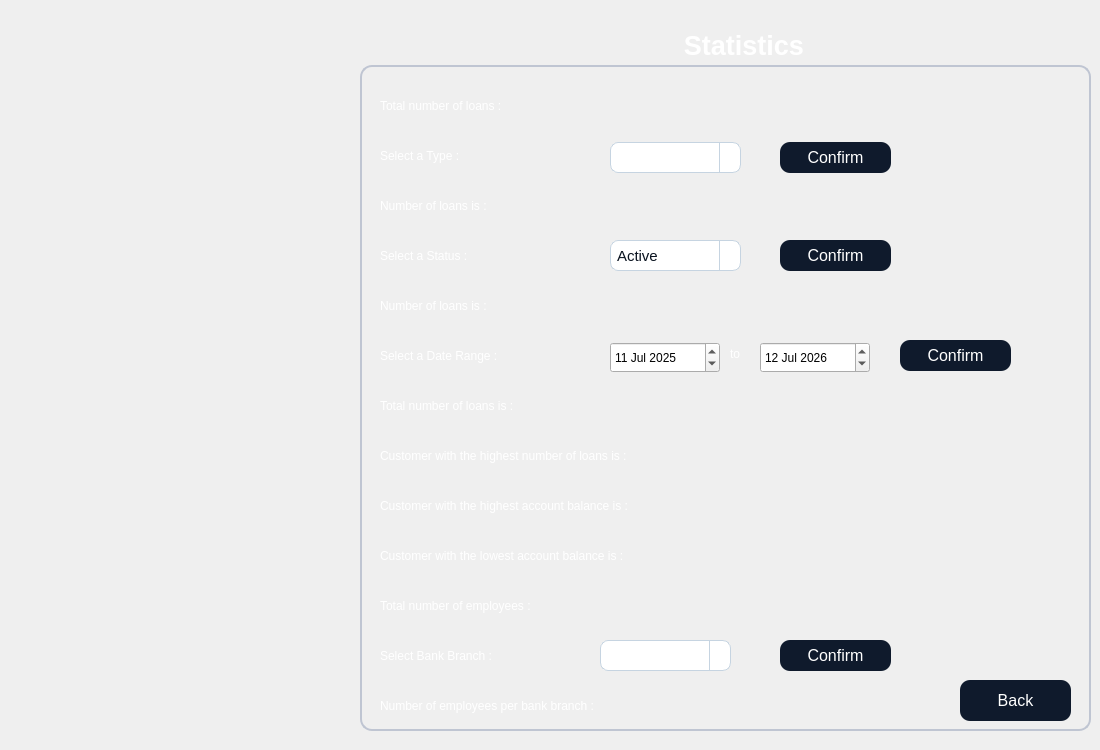
<?xml version="1.0" encoding="UTF-8"?>
<ui version="4.0">
 <class>stats</class>
 <widget class="QDialog" name="stats">
  <property name="geometry">
   <rect>
    <x>0</x>
    <y>0</y>
    <width>1100</width>
    <height>750</height>
   </rect>
  </property>
  <property name="windowTitle">
   <string>Dialog</string>
  </property>
  <property name="styleSheet">
   <string notr="true">QTableWidget {
    background-color: #1A2236;
    color: #FFFFFF;
    border: 1px solid #3A3F58;
    gridline-color: #3A3F58;
    font-family: &quot;Inter&quot;;
    font-size: 10pt;
    border-radius: 8px;
    selection-background-color: #0F5FFF;
    selection-color: #FFFFFF;
}

QHeaderView::section {
    background-color: #0F1A2C;
    color: #FFFFFF;
    border: 1px solid #3A3F58;
    padding: 4px;
    font-family: &quot;Montserrat SemiBold&quot;;
    font-size: 10pt;
}

QTableWidget::item:selected {
    background-color: #0F5FFF;
    color: #FFFFFF;
}
QGroupBox {
    border: 1.5px solid #BFC5D2;
    border-radius: 12px;
    margin-top: 25px;
    color: white;
    font-family: &quot;Segoe UI Semibold&quot;;
    font-size: 14pt;
}

QGroupBox::title {
    subcontrol-origin: margin;
    padding: 4px 10px;
}
QPushButton {
    background-color: #0F1A2C;
    color: #FFFFFF;
	border-color: rgb(0, 0, 0);
    border-radius: 10px;
    font-family: &quot;Montserrat SemiBold&quot;;
    font-size: 12pt;
    padding: 6px 12px;
}

QPushButton:hover {
    background-color: #1A2942;
}

QPushButton:pressed {
    background-color: #09111A;
}
QLineEdit {
    background-color: #FFFFFF;
    border: 1px solid #C6D4E1;
    border-radius: 8px;
    padding: 6px;
    color: #0A1320;
    font-family: &quot;Inter&quot;;
    font-size: 11pt;
}

QLineEdit:focus {
    border: 1px solid #00B4FF;
    background-color: #F8FBFF;
}
QComboBox {
    background-color: #FFFFFF;
    border: 1px solid #C6D4E1;
    border-radius: 8px;
    padding: 6px;
    color: #0A1320;
    font-family: &quot;Inter&quot;;
    font-size: 11pt;
}

QComboBox:focus {
    border: 1px solid #00B4FF;
    background-color: #F8FBFF;
}

QComboBox::drop-down {
    subcontrol-origin: padding;
    subcontrol-position: top right;
    width: 20px;
    border-left: 1px solid #C6D4E1;
}

QComboBox::down-arrow {
    
	image: url(:/new/prefix1/icon.png);
    width: 12px;
    height: 12px;
}</string>
  </property>
  <widget class="QLabel" name="label">
   <property name="geometry">
    <rect>
     <x>0</x>
     <y>0</y>
     <width>1100</width>
     <height>750</height>
    </rect>
   </property>
   <property name="styleSheet">
    <string notr="true">image: url(:/new/prefix1/bg.jpg);</string>
   </property>
   <property name="text">
    <string/>
   </property>
  </widget>
  <widget class="QGroupBox" name="groupBox">
   <property name="geometry">
    <rect>
     <x>360</x>
     <y>40</y>
     <width>731</width>
     <height>691</height>
    </rect>
   </property>
   <property name="title">
    <string/>
   </property>
   <widget class="QLabel" name="label_2">
    <property name="geometry">
     <rect>
      <x>20</x>
      <y>50</y>
      <width>261</width>
      <height>31</height>
     </rect>
    </property>
    <property name="styleSheet">
     <string notr="true">color: rgb(255, 255, 255);
font: 700 14pt &quot;Segoe UI&quot;;</string>
    </property>
    <property name="text">
     <string>Total number of loans :</string>
    </property>
   </widget>
   <widget class="QLabel" name="label_3">
    <property name="geometry">
     <rect>
      <x>20</x>
      <y>150</y>
      <width>221</width>
      <height>31</height>
     </rect>
    </property>
    <property name="styleSheet">
     <string notr="true">color: rgb(255, 255, 255);
font: 700 14pt &quot;Segoe UI&quot;;</string>
    </property>
    <property name="text">
     <string>Number of loans is :</string>
    </property>
   </widget>
   <widget class="QLabel" name="label_4">
    <property name="geometry">
     <rect>
      <x>20</x>
      <y>250</y>
      <width>251</width>
      <height>31</height>
     </rect>
    </property>
    <property name="styleSheet">
     <string notr="true">color: rgb(255, 255, 255);
font: 700 14pt &quot;Segoe UI&quot;;</string>
    </property>
    <property name="text">
     <string>Number of loans is :</string>
    </property>
   </widget>
   <widget class="QLabel" name="label_8">
    <property name="geometry">
     <rect>
      <x>20</x>
      <y>350</y>
      <width>281</width>
      <height>31</height>
     </rect>
    </property>
    <property name="styleSheet">
     <string notr="true">color: rgb(255, 255, 255);
font: 700 14pt &quot;Segoe UI&quot;;</string>
    </property>
    <property name="text">
     <string>Total number of loans is :</string>
    </property>
   </widget>
   <widget class="QLabel" name="label_9">
    <property name="geometry">
     <rect>
      <x>20</x>
      <y>300</y>
      <width>221</width>
      <height>31</height>
     </rect>
    </property>
    <property name="styleSheet">
     <string notr="true">color: rgb(255, 255, 255);
font: 700 14pt &quot;Segoe UI&quot;;</string>
    </property>
    <property name="text">
     <string>Select a Date Range :</string>
    </property>
   </widget>
   <widget class="QLabel" name="label_10">
    <property name="geometry">
     <rect>
      <x>20</x>
      <y>400</y>
      <width>511</width>
      <height>31</height>
     </rect>
    </property>
    <property name="styleSheet">
     <string notr="true">color: rgb(255, 255, 255);
font: 700 14pt &quot;Segoe UI&quot;;</string>
    </property>
    <property name="text">
     <string>Customer with the highest number of loans is :</string>
    </property>
   </widget>
   <widget class="QLabel" name="label_11">
    <property name="geometry">
     <rect>
      <x>20</x>
      <y>100</y>
      <width>181</width>
      <height>31</height>
     </rect>
    </property>
    <property name="styleSheet">
     <string notr="true">color: rgb(255, 255, 255);
font: 700 14pt &quot;Segoe UI&quot;;</string>
    </property>
    <property name="text">
     <string>Select a Type :</string>
    </property>
   </widget>
   <widget class="QComboBox" name="box1">
    <property name="geometry">
     <rect>
      <x>250</x>
      <y>102</y>
      <width>131</width>
      <height>31</height>
     </rect>
    </property>
   </widget>
   <widget class="QPushButton" name="c1">
    <property name="geometry">
     <rect>
      <x>420</x>
      <y>102</y>
      <width>111</width>
      <height>31</height>
     </rect>
    </property>
    <property name="text">
     <string>Confirm</string>
    </property>
   </widget>
   <widget class="QLabel" name="l2">
    <property name="geometry">
     <rect>
      <x>250</x>
      <y>150</y>
      <width>71</width>
      <height>31</height>
     </rect>
    </property>
    <property name="styleSheet">
     <string notr="true">font: 700 12pt &quot;Segoe UI&quot;;
color: #A8CFFF;</string>
    </property>
    <property name="text">
     <string/>
    </property>
   </widget>
   <widget class="QLabel" name="label_13">
    <property name="geometry">
     <rect>
      <x>20</x>
      <y>200</y>
      <width>221</width>
      <height>31</height>
     </rect>
    </property>
    <property name="styleSheet">
     <string notr="true">color: rgb(255, 255, 255);
font: 700 14pt &quot;Segoe UI&quot;;</string>
    </property>
    <property name="text">
     <string>Select a Status :</string>
    </property>
   </widget>
   <widget class="QComboBox" name="box2">
    <property name="geometry">
     <rect>
      <x>250</x>
      <y>200</y>
      <width>131</width>
      <height>31</height>
     </rect>
    </property>
    <item>
     <property name="text">
      <string>Active</string>
     </property>
    </item>
    <item>
     <property name="text">
      <string>Closed</string>
     </property>
    </item>
   </widget>
   <widget class="QPushButton" name="c2">
    <property name="geometry">
     <rect>
      <x>420</x>
      <y>200</y>
      <width>111</width>
      <height>31</height>
     </rect>
    </property>
    <property name="text">
     <string>Confirm</string>
    </property>
   </widget>
   <widget class="QLabel" name="l3">
    <property name="geometry">
     <rect>
      <x>250</x>
      <y>250</y>
      <width>91</width>
      <height>31</height>
     </rect>
    </property>
    <property name="styleSheet">
     <string notr="true">font: 700 12pt &quot;Segoe UI&quot;;
color: #A8CFFF;</string>
    </property>
    <property name="text">
     <string/>
    </property>
   </widget>
   <widget class="QDateEdit" name="db">
    <property name="geometry">
     <rect>
      <x>250</x>
      <y>302</y>
      <width>110</width>
      <height>31</height>
     </rect>
    </property>
    <property name="dateTime">
     <datetime>
      <hour>15</hour>
      <minute>0</minute>
      <second>0</second>
      <year>2025</year>
      <month>7</month>
      <day>11</day>
     </datetime>
    </property>
   </widget>
   <widget class="QDateEdit" name="de">
    <property name="geometry">
     <rect>
      <x>400</x>
      <y>302</y>
      <width>110</width>
      <height>31</height>
     </rect>
    </property>
    <property name="date">
     <date>
      <year>2026</year>
      <month>7</month>
      <day>12</day>
     </date>
    </property>
   </widget>
   <widget class="QLabel" name="label_15">
    <property name="geometry">
     <rect>
      <x>370</x>
      <y>298</y>
      <width>41</width>
      <height>31</height>
     </rect>
    </property>
    <property name="styleSheet">
     <string notr="true">color: rgb(255, 255, 255);
font: 700 14pt &quot;Segoe UI&quot;;</string>
    </property>
    <property name="text">
     <string>to</string>
    </property>
   </widget>
   <widget class="QPushButton" name="c3">
    <property name="geometry">
     <rect>
      <x>540</x>
      <y>300</y>
      <width>111</width>
      <height>31</height>
     </rect>
    </property>
    <property name="text">
     <string>Confirm</string>
    </property>
   </widget>
   <widget class="QLabel" name="l4">
    <property name="geometry">
     <rect>
      <x>320</x>
      <y>350</y>
      <width>101</width>
      <height>31</height>
     </rect>
    </property>
    <property name="styleSheet">
     <string notr="true">font: 700 12pt &quot;Segoe UI&quot;;
color: #A8CFFF;</string>
    </property>
    <property name="text">
     <string/>
    </property>
   </widget>
   <widget class="QLabel" name="l5">
    <property name="geometry">
     <rect>
      <x>510</x>
      <y>400</y>
      <width>221</width>
      <height>31</height>
     </rect>
    </property>
    <property name="styleSheet">
     <string notr="true">font: 700 12pt &quot;Segoe UI&quot;;
color: #A8CFFF;</string>
    </property>
    <property name="text">
     <string/>
    </property>
   </widget>
   <widget class="QLabel" name="label_18">
    <property name="geometry">
     <rect>
      <x>20</x>
      <y>450</y>
      <width>501</width>
      <height>31</height>
     </rect>
    </property>
    <property name="styleSheet">
     <string notr="true">color: rgb(255, 255, 255);
font: 700 14pt &quot;Segoe UI&quot;;</string>
    </property>
    <property name="text">
     <string>Customer with the highest account balance is :</string>
    </property>
   </widget>
   <widget class="QLabel" name="label_19">
    <property name="geometry">
     <rect>
      <x>20</x>
      <y>500</y>
      <width>491</width>
      <height>31</height>
     </rect>
    </property>
    <property name="styleSheet">
     <string notr="true">color: rgb(255, 255, 255);
font: 700 14pt &quot;Segoe UI&quot;;</string>
    </property>
    <property name="text">
     <string>Customer with the lowest account balance is :</string>
    </property>
   </widget>
   <widget class="QLabel" name="label_20">
    <property name="geometry">
     <rect>
      <x>20</x>
      <y>550</y>
      <width>311</width>
      <height>31</height>
     </rect>
    </property>
    <property name="styleSheet">
     <string notr="true">color: rgb(255, 255, 255);
font: 700 14pt &quot;Segoe UI&quot;;</string>
    </property>
    <property name="text">
     <string>Total number of employees :</string>
    </property>
   </widget>
   <widget class="QLabel" name="label_21">
    <property name="geometry">
     <rect>
      <x>20</x>
      <y>650</y>
      <width>431</width>
      <height>31</height>
     </rect>
    </property>
    <property name="styleSheet">
     <string notr="true">color: rgb(255, 255, 255);
font: 700 14pt &quot;Segoe UI&quot;;</string>
    </property>
    <property name="text">
     <string>Number of employees per bank branch :</string>
    </property>
   </widget>
   <widget class="QLabel" name="l6">
    <property name="geometry">
     <rect>
      <x>510</x>
      <y>450</y>
      <width>221</width>
      <height>31</height>
     </rect>
    </property>
    <property name="styleSheet">
     <string notr="true">font: 700 12pt &quot;Segoe UI&quot;;
color: #A8CFFF;</string>
    </property>
    <property name="text">
     <string/>
    </property>
   </widget>
   <widget class="QLabel" name="l7">
    <property name="geometry">
     <rect>
      <x>520</x>
      <y>490</y>
      <width>211</width>
      <height>41</height>
     </rect>
    </property>
    <property name="styleSheet">
     <string notr="true">font: 700 12pt &quot;Segoe UI&quot;;
color: #A8CFFF;</string>
    </property>
    <property name="text">
     <string/>
    </property>
   </widget>
   <widget class="QLabel" name="l8">
    <property name="geometry">
     <rect>
      <x>340</x>
      <y>550</y>
      <width>101</width>
      <height>31</height>
     </rect>
    </property>
    <property name="styleSheet">
     <string notr="true">font: 700 12pt &quot;Segoe UI&quot;;
color: #A8CFFF;</string>
    </property>
    <property name="text">
     <string/>
    </property>
   </widget>
   <widget class="QLabel" name="l9">
    <property name="geometry">
     <rect>
      <x>460</x>
      <y>650</y>
      <width>71</width>
      <height>31</height>
     </rect>
    </property>
    <property name="styleSheet">
     <string notr="true">font: 700 12pt &quot;Segoe UI&quot;;
color: #A8CFFF;</string>
    </property>
    <property name="text">
     <string/>
    </property>
   </widget>
   <widget class="QLabel" name="l1">
    <property name="geometry">
     <rect>
      <x>280</x>
      <y>50</y>
      <width>71</width>
      <height>31</height>
     </rect>
    </property>
    <property name="styleSheet">
     <string notr="true">font: 700 12pt &quot;Segoe UI&quot;;
color: #A8CFFF;</string>
    </property>
    <property name="text">
     <string/>
    </property>
   </widget>
   <widget class="QLabel" name="label_22">
    <property name="geometry">
     <rect>
      <x>20</x>
      <y>600</y>
      <width>221</width>
      <height>31</height>
     </rect>
    </property>
    <property name="styleSheet">
     <string notr="true">color: rgb(255, 255, 255);
font: 700 14pt &quot;Segoe UI&quot;;</string>
    </property>
    <property name="text">
     <string>Select Bank Branch :</string>
    </property>
   </widget>
   <widget class="QComboBox" name="box3">
    <property name="geometry">
     <rect>
      <x>240</x>
      <y>600</y>
      <width>131</width>
      <height>31</height>
     </rect>
    </property>
   </widget>
   <widget class="QPushButton" name="c4">
    <property name="geometry">
     <rect>
      <x>420</x>
      <y>600</y>
      <width>111</width>
      <height>31</height>
     </rect>
    </property>
    <property name="text">
     <string>Confirm</string>
    </property>
   </widget>
   <widget class="QPushButton" name="back">
    <property name="geometry">
     <rect>
      <x>600</x>
      <y>640</y>
      <width>111</width>
      <height>41</height>
     </rect>
    </property>
    <property name="text">
     <string>Back</string>
    </property>
   </widget>
  </widget>
  <widget class="QLabel" name="label_12">
   <property name="geometry">
    <rect>
     <x>610</x>
     <y>20</y>
     <width>261</width>
     <height>51</height>
    </rect>
   </property>
   <property name="styleSheet">
    <string notr="true">color: #FFFFFF; 
font-family: &quot;Montserrat SemiBold&quot;; 
font-size: 20pt;
font-weight: 700; 
padding: 4px 0;</string>
   </property>
   <property name="text">
    <string>&lt;html&gt;&lt;head/&gt;&lt;body&gt;&lt;p align=&quot;center&quot;&gt;Statistics&lt;/p&gt;&lt;/body&gt;&lt;/html&gt;</string>
   </property>
  </widget>
 </widget>
 <resources/>
 <connections/>
</ui>
